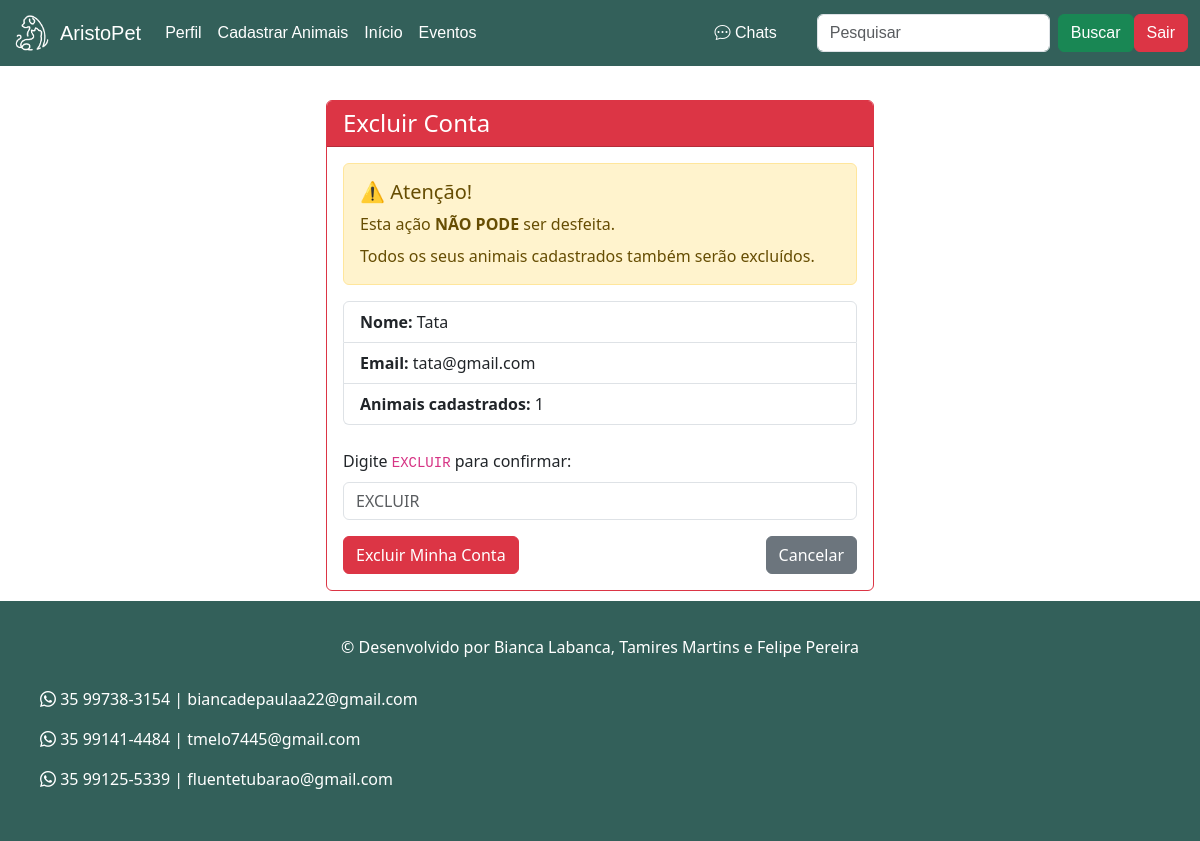
Screenshot of /perfil/excluir/ (signed in) with the database file from the repository.
### app/models.py (models this page shows, shortened)
class Pessoa(models.Model):
    nome = models.CharField(max_length=100, verbose_name="Nome Completo")
    data_nasc = models.DateField(verbose_name="Data de nascimento", null=True, blank=True)
    endereco = models.CharField(max_length=200, verbose_name="Endereço")
    email = models.EmailField(unique=True, verbose_name="Email")
    senha = models.CharField(max_length=128, verbose_name="Senha")
    telefone = models.CharField(max_length=15, verbose_name="Telefone")
    imagem = models.ImageField(upload_to='animais/', blank=True, null=True, verbose_name="Foto de Perfil")
    class Meta:
        verbose_name = "Pessoa"
        verbose_name_plural = "Pessoas"

### app/views.py (the view, shortened to what this page needs)
# urls.py: path('perfil/excluir/', excluir_perfil_view, name='excluir_perfil'),
def excluir_perfil_view(request):
    pessoa_id = request.session.get('pessoa_id')
    if not pessoa_id:
        messages.error(request, 'Você precisa estar logado.')
        return redirect('login')
    pessoa = get_object_or_404(Pessoa, id=pessoa_id)
    return render(request, 'excluir_perfil.html', {'pessoa': pessoa})

### app/templates/excluir_perfil.html (shortened to what this page needs)
{% load static %}
<!DOCTYPE html>
<html lang="pt-br">
<head>
    <link href="https://cdn.jsdelivr.net/npm/bootstrap@5.3.7/dist/css/bootstrap.min.css" rel="stylesheet">
</head>
<body>
    {% include 'partials/header.html' %}
    <div class="container mt-4">
        <div class="row justify-content-center">
            <div class="col-md-6">
                <div class="card border-danger">
                    <div class="card-header bg-danger text-white">
                        <h4 class="mb-0">Excluir Conta</h4>
                    </div>
                    <div class="card-body">
                        <div class="alert alert-warning">
                            <h5>⚠️ Atenção!</h5>
                            <p class="mb-2">Esta ação <strong>NÃO PODE</strong> ser desfeita.</p>
                            <p class="mb-0">Todos os seus animais cadastrados também serão excluídos.</p>
                        </div>
                        <ul class="list-group mb-4">
                            <li class="list-group-item"><strong>Nome:</strong> {{ pessoa.nome }}</li>
                            <li class="list-group-item"><strong>Email:</strong> {{ pessoa.email }}</li>
                            <li class="list-group-item"><strong>Animais cadastrados:</strong> {{ pessoa.animal_set.count }}</li>
                        </ul>
                        <form method="post">
                            <div class="mb-3">
                                <label for="confirmacao" class="form-label">
                                    Digite <code>EXCLUIR</code> para confirmar:
                                </label>
                                <input type="text" class="form-control" id="confirmacao" name="confirmacao"
                                       placeholder="EXCLUIR" required>
                            </div>
                            <div class="d-flex justify-content-between">
                                <button type="submit" class="btn btn-danger"
                                        onclick="return confirm('Tem certeza que deseja excluir sua conta permanentemente?')">
                                    Excluir Minha Conta
                                </button>
                                <a href="{% url 'perfil' %}" class="btn btn-secondary">Cancelar</a>
                            </div>
                        </form>
                    </div>
                </div>
            </div>
        </div>
    </div>
    {% include 'partials/footer.html' %}
</body>
</html>

### app/templates/partials/footer.html (style rules this page uses)
html, body { height: 100%; margin: 0; display: flex; flex-direction: column; }
.container { padding: 10px; }

### rows the page displays
Pessoa: nome "Tata", email "tata@gmail.com", animal_set.count "1"
